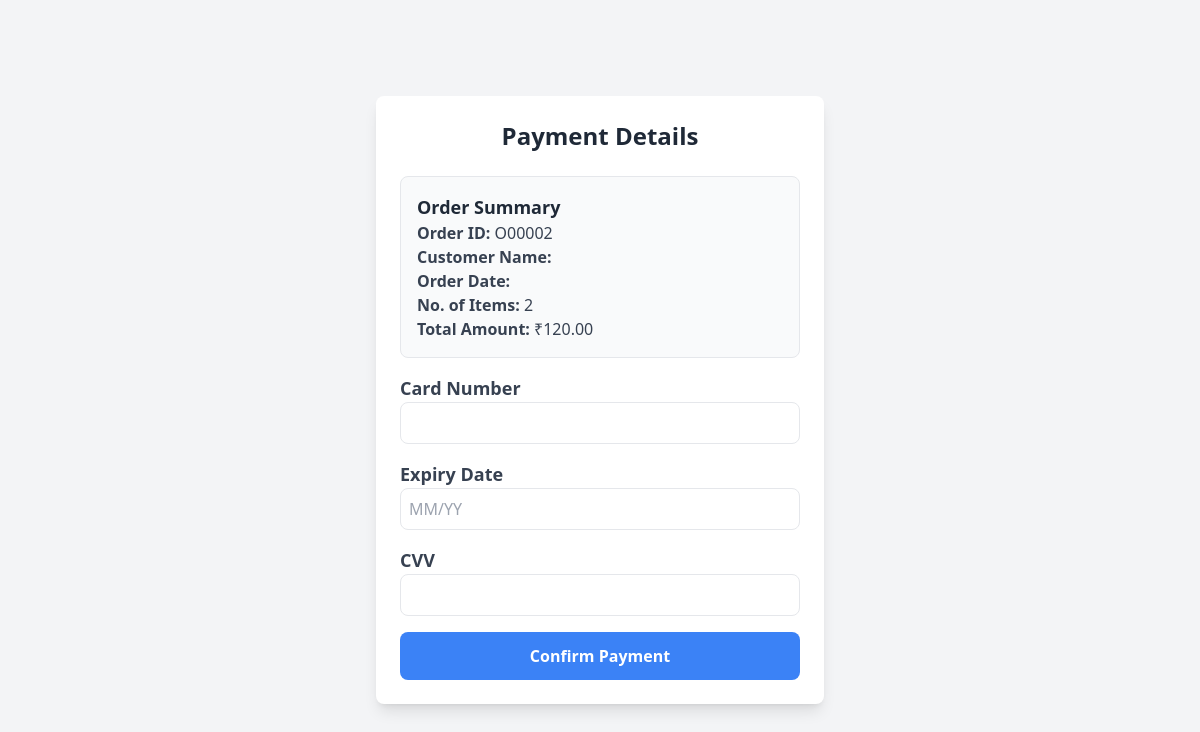
The app's page /payment.php with its own data.
### tables this page shows
CREATE TABLE `orders` (
  `order_id` varchar(20) NOT NULL,
  `total_amount` int(11) NOT NULL,
  `no_of_items` int(11) NOT NULL,
  `date_time` datetime NOT NULL DEFAULT current_timestamp(),
  `c_id` varchar(20) NOT NULL,
  `order_status` enum('Pending','Completed') NOT NULL DEFAULT 'Pending'
);

### payment.php (the view, shortened to what this page needs)
<?php
include 'connection.php';
$order_id = "";
$customer_name = "";
$order_date = "";
$total_amount = 0;
$no_of_items = 0;
$sql = "SELECT * FROM orders ORDER BY order_id DESC LIMIT 1";
$result = $conn->query($sql);
if ($result->num_rows > 0) {
    $row = $result->fetch_assoc();
    $order_id = $row['order_id'];
    $customer_name = $row['customer_name'];
    $order_date = $row['order_date'];
    $total_amount = $row['total_amount'];
    $no_of_items = $row['no_of_items'];
} else {
    echo "No recent order found.";
    exit();
}
?>
<!DOCTYPE html>
<html lang="en">
<head>
    <script src="https://cdn.tailwindcss.com"></script>
</head>
<body class="bg-gray-100 flex items-center justify-center min-h-screen">
    <div class="max-w-md w-full bg-white shadow-lg rounded-lg p-6">
        <h2 class="text-2xl font-bold text-center text-gray-800 mb-6">Payment Details</h2>
        <div class="bg-gray-50 p-4 rounded-lg border">
            <h3 class="text-lg font-semibold text-gray-800">Order Summary</h3>
            <p class="text-gray-700"><strong>Order ID:</strong> <?php echo $order_id; ?></p>
            <p class="text-gray-700"><strong>Customer Name:</strong> <?php echo htmlspecialchars($customer_name); ?></p>
            <p class="text-gray-700"><strong>Order Date:</strong> <?php echo $order_date; ?></p>
            <p class="text-gray-700"><strong>No. of Items:</strong> <?php echo $no_of_items; ?></p>
            <p class="text-gray-700"><strong>Total Amount:</strong> ₹<?php echo number_format($total_amount, 2); ?></p>
        </div>
        <form action="payment_process.php" method="post" class="space-y-4 mt-4">
            <div>
                <label for="card_number" class="block text-lg font-semibold text-gray-700">Card Number</label>
                <input type="text" id="card_number" name="card_number" class="w-full p-2 border rounded-lg focus:ring-2 focus:ring-blue-400" required>
            </div>
            <div>
                <label for="expiry_date" class="block text-lg font-semibold text-gray-700">Expiry Date</label>
                <input type="text" id="expiry_date" name="expiry_date" class="w-full p-2 border rounded-lg focus:ring-2 focus:ring-blue-400" placeholder="MM/YY" required>
            </div>
            <div>
                <label for="cvv" class="block text-lg font-semibold text-gray-700">CVV</label>
                <input type="text" id="cvv" name="cvv" class="w-full p-2 border rounded-lg focus:ring-2 focus:ring-blue-400" required>
            </div>
            <button type="submit" class="w-full bg-blue-500 text-white font-bold py-3 rounded-lg hover:bg-blue-600 transition duration-300">
                Confirm Payment
            </button>
        </form>
    </div>
</body>
</html>

### records on screen
orders: order_id "O00002", no_of_items "2", total_amount "120.00"
